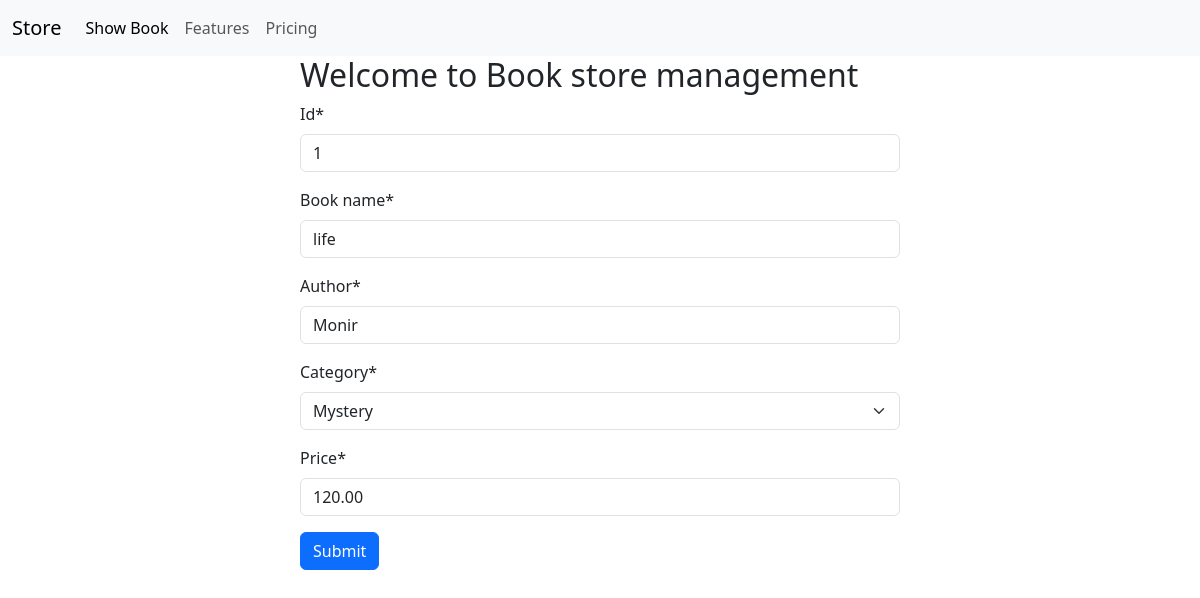
/edit_book/1, run on an earlier commit of the app's database.
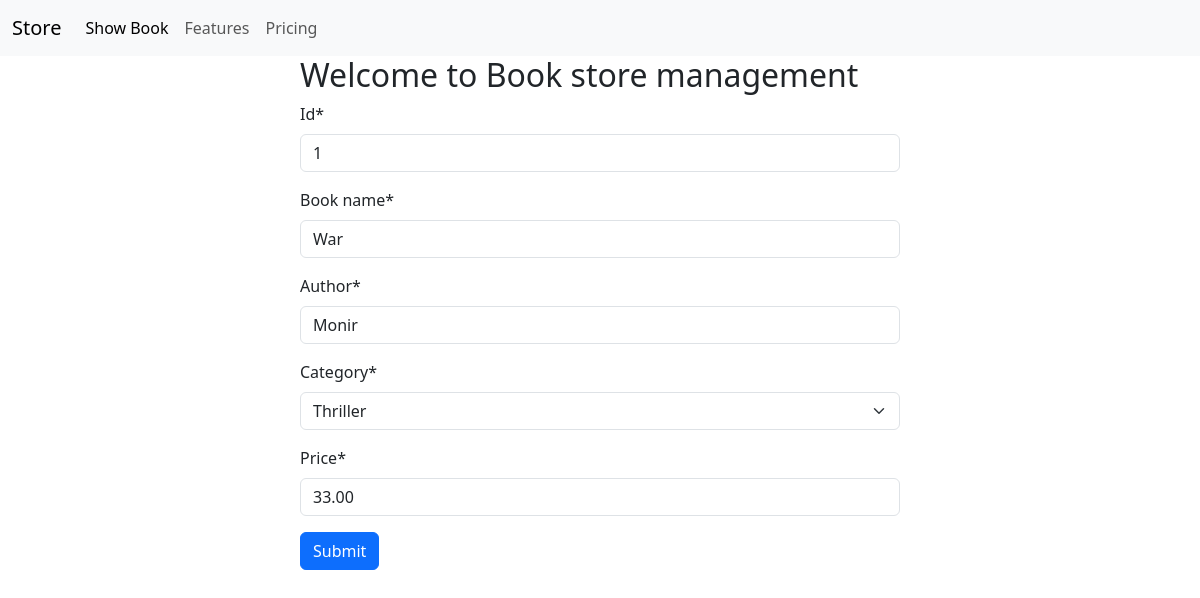
And on a later commit of the database.
### book_store/models.py (models this page shows, shortened)
class bookModel(models.Model):
    type = (
        ('Mystery', 'Mystery'),
        ('Thriller', 'Thriller'),
        ('Flying', 'Flying'),
        ('Horror', 'Horror'),
    )
    id = models.IntegerField(primary_key=True)
    book_name = models.CharField(max_length=30)
    author = models.CharField(max_length=30)
    category = models.CharField(max_length=30, choices=type)
    first_publish = models.DateTimeField(auto_now_add=True)
    last_publish = models.DateTimeField(auto_now=True)
    price = models.DecimalField(max_digits=10, decimal_places=2)

### book_store/views.py (the view)
# urls.py: path('edit_book/<int:id>', views.edit_book, name='edit_book'),
def edit_book(request, id):
    book = bookModel.objects.get(pk=id)
    form = bookForm(instance=book)
    if request.method == 'POST':
        form = bookForm(request.POST, instance=book)
        if form.is_valid():
            form.save()
            return redirect('show_book')
    return render(request, 'store.html', {'form': form})

### book_store/forms.py
class bookForm(forms.ModelForm):
    class Meta:
        model = bookModel
        exclude = ['first_publish', 'last_publish']

### book_store/templates/store.html (shortened to what this page needs)
{% extends 'base.html' %}
{% block content %}
 	{% load crispy_forms_tags %}
   <div class="w-50 mx-auto">
	   <h2>Welcome to Book store management</h2>
	   <form method="post" >
		    {{form|crispy }}
		   <input type="submit" class="btn btn-primary">
	   </form>
   </div>
{% endblock %}

What changed in the data, as far as the page shows it:
changed bookModel "Monir": book_name "life" → "War"; category "Mystery" → "Thriller"; price "120.00" → "33.00"
